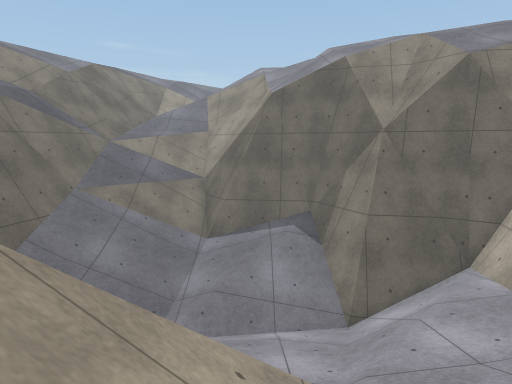
view 1 (above)

16 first-person views from a walk through a scene from a Unity 3-D project. The camera is 1.3 m above the floor, tilts 8° down and sees 70° across. The floor is counted in squares, 1 m on a side. Each view is taken from the middle of a square. On the plan, view 1 faces up. The plan holds only what a view shows up to about 15 squares ahead; the rest is blank. The place goes on beyond the plan. Some animated figures are left out. Some surface patterns are stand-ins.

view 2
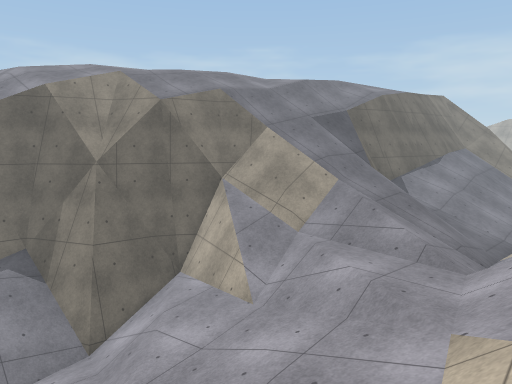

view 3
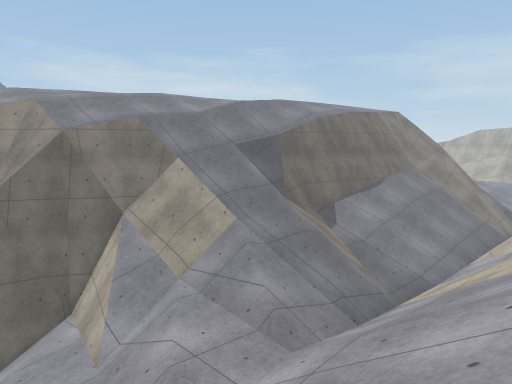

view 4
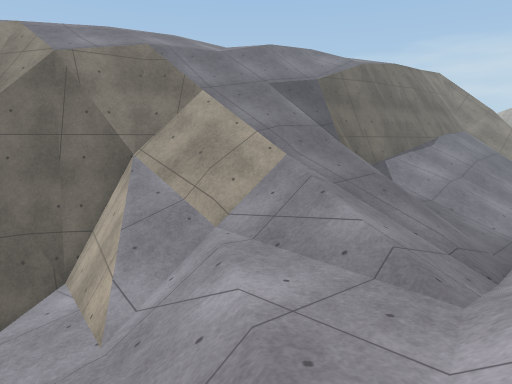

view 5
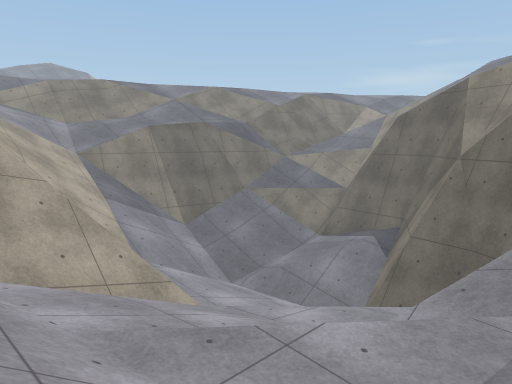

view 6
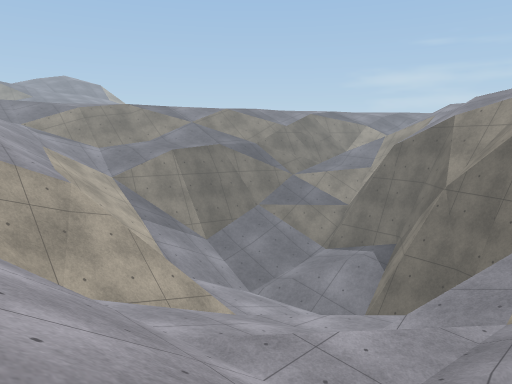

view 7
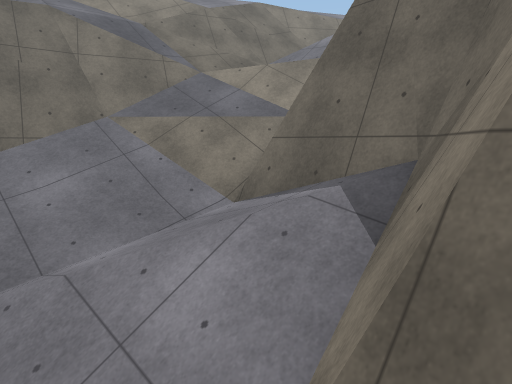

view 8
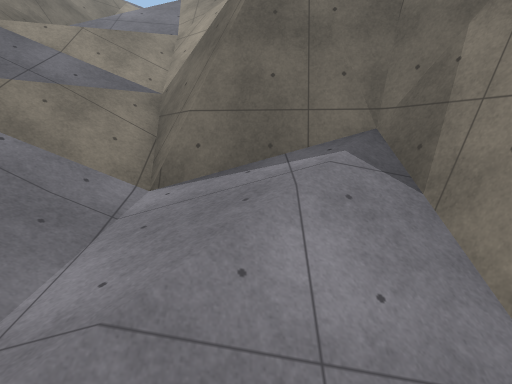

view 9
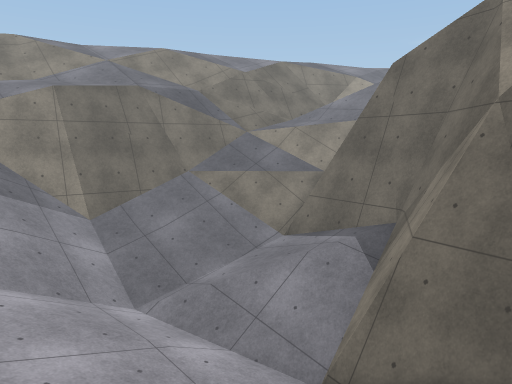

view 10
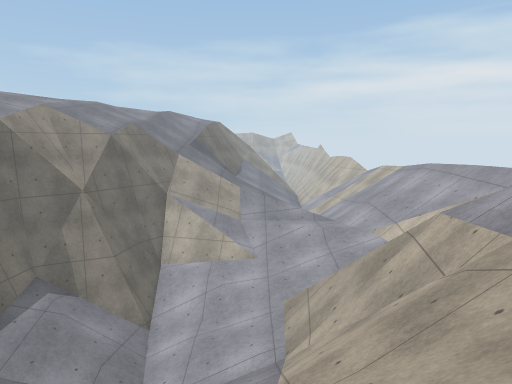

view 11
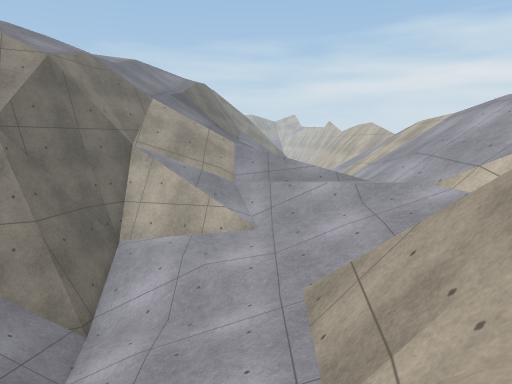

view 12
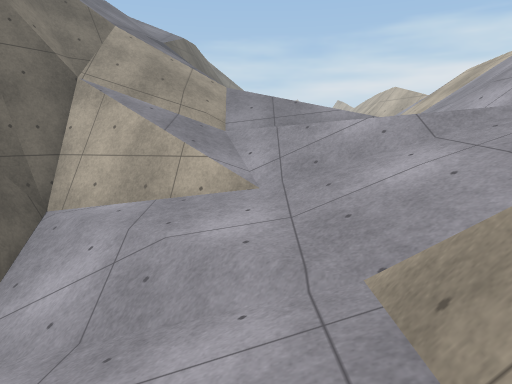

view 13
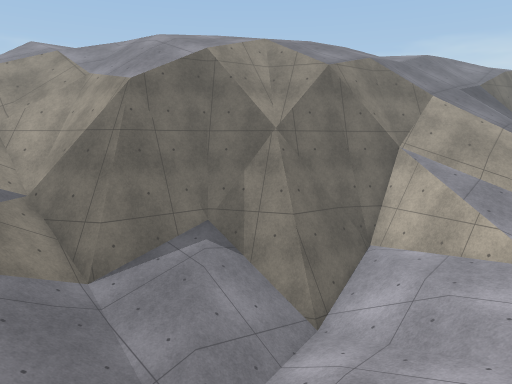

view 14
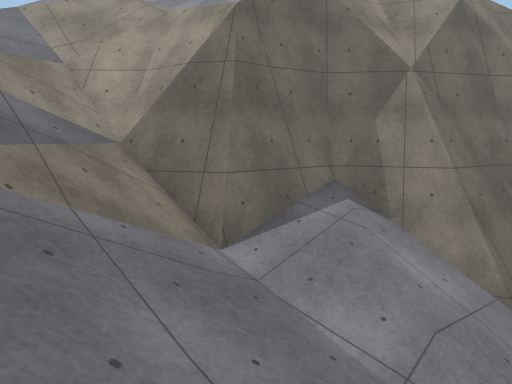

view 15
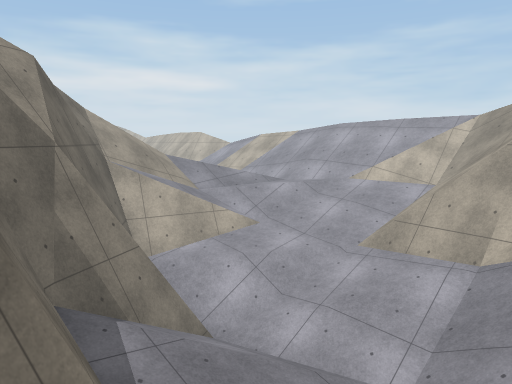

view 16
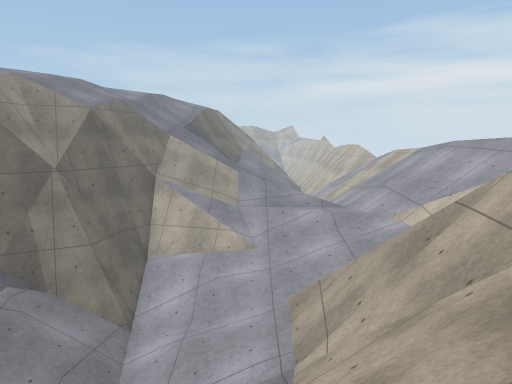

### Floor plan
Key: @ floor where view 1 was taken; # wall or solid block; . main floor; : floor 0.25 m higher than the main floor; - floor 1.25 m lower than the main floor; _ floor 1.5 m lower than the main floor; + floor 1.75 m higher than the main floor; < floor 1.75 m lower than the main floor; * floor 3.5 m higher than the main floor; % floor 3.75 m higher than the main floor; / step, stairs or slope; = window, fence, low wall or low ledge; ^ raised ledge; O other object.
Columns run from 11 left of view 1 to 20 right of it. Each row starts with its distance up from view 1.
 23      ^
 22     ##
 21     ##
 20     ##////%
 19    ###/////
 18   ^##/++/##
 17   ^#/////##
 16   ^//////#
 15    //////##         ^
 14   */#////###        ^^^
 13   *##/////#####     ^^^^
 12    ##////////##     ^^
 11    ##/////////##  ##^^
 10    ##/////////#######=
  9    ##////////////##/////*%
  8 */ ##///////////<#//////// ##
  7 //##///////////<_#///////####
  6    ////////////_=///////=O ///
  5 / / //////////--///////////////
  4   //////##==//////./////////////
  3   /////####//////../////////////
  2   ////####///////..///////////
  1    *///  ///////:.////////////
  0      */////@//////////////////#
 -1        ///// /////////////
 -2          ////////////////
 -3          // /////////////

Positions as (right, up) in squares from view 1, and headings:
1: (0, 0), facing up
2: (-1, -1), facing up-right
3: (2, -3), facing up-right
4: (3, 0), facing up-right
5: (8, -1), facing up-left
6: (9, -3), facing up-left
7: (4, 8), facing up-left
8: (0, 7), facing up
9: (6, 4), facing up-left
10: (-11, 5), facing right
11: (-6, 5), facing right
12: (-2, 5), facing right
13: (-5, 4), facing up-right
14: (-6, 8), facing up-right
15: (-5, 15), facing down-right
16: (-9, 5), facing right
